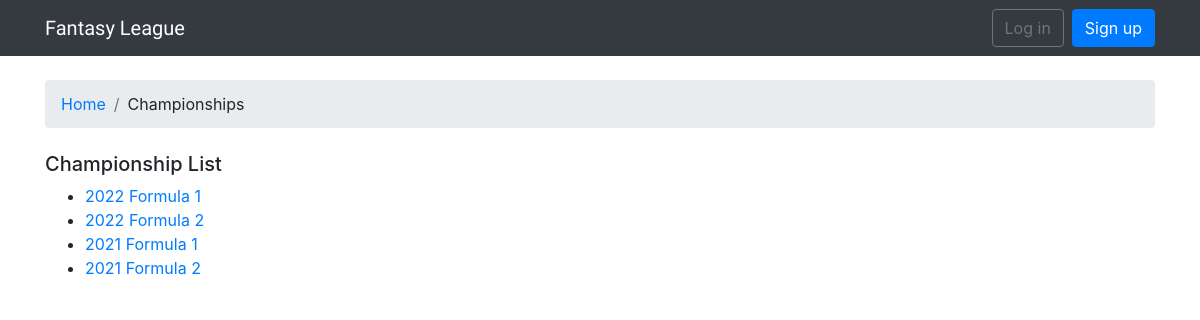
Screenshot of /fantasy/championships/ with the database file from the repository.
### fantasy/models.py (models this page shows, shortened)
class Championship(models.Model):
    year = models.IntegerField()
    series = models.CharField(
        max_length=255,
        choices=[
            ("Formula 1", "Formula 1"),
            ("Formula 2", "Formula 2"),
            ("Formula E", "Formula E"),
        ]
    )
    slug = models.SlugField(unique=True, editable=False)

### fantasy/views.py (the view)
# urls.py: path('championships/', views.ChampionshipListView.as_view(), name='championship_list'),
class ChampionshipListView(ListView):
    model = Championship
    ordering = ["-year", "series"]

### fantasy/templates/fantasy/championship_list.html
{% extends 'base.html' %}
{% block breadcrumb %}
  <li class="breadcrumb-item"><a href="{% url 'home' %}">Home</a></li>
  <li class="breadcrumb-item">Championships</li>
{% endblock %}
{% block content %}
  <h5>Championship List</h5>
  <ul>
    {% for championship in championship_list %}
      <li>
        <a href="{% url 'championship_detail' championship.slug %}">
          {{ championship.year }} {{ championship.series }}
        </a>
      </li>
    {% endfor %}
  </ul>
{% endblock %}

### rows the page displays
Championship: year "2022", series "Formula 1"
Championship: year "2022", series "Formula 2"
Championship: year "2021", series "Formula 1"
Championship: year "2021", series "Formula 2"
